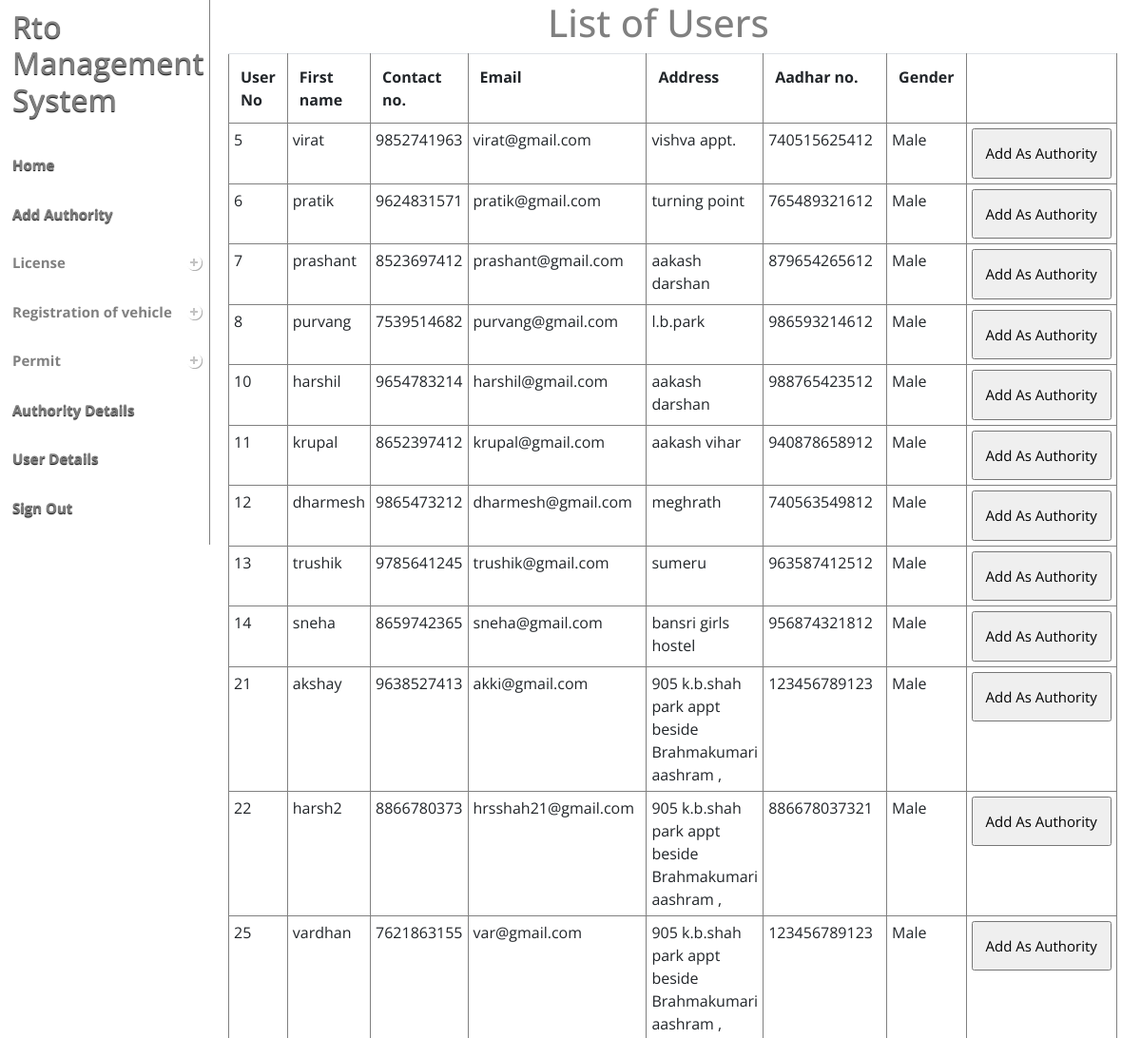
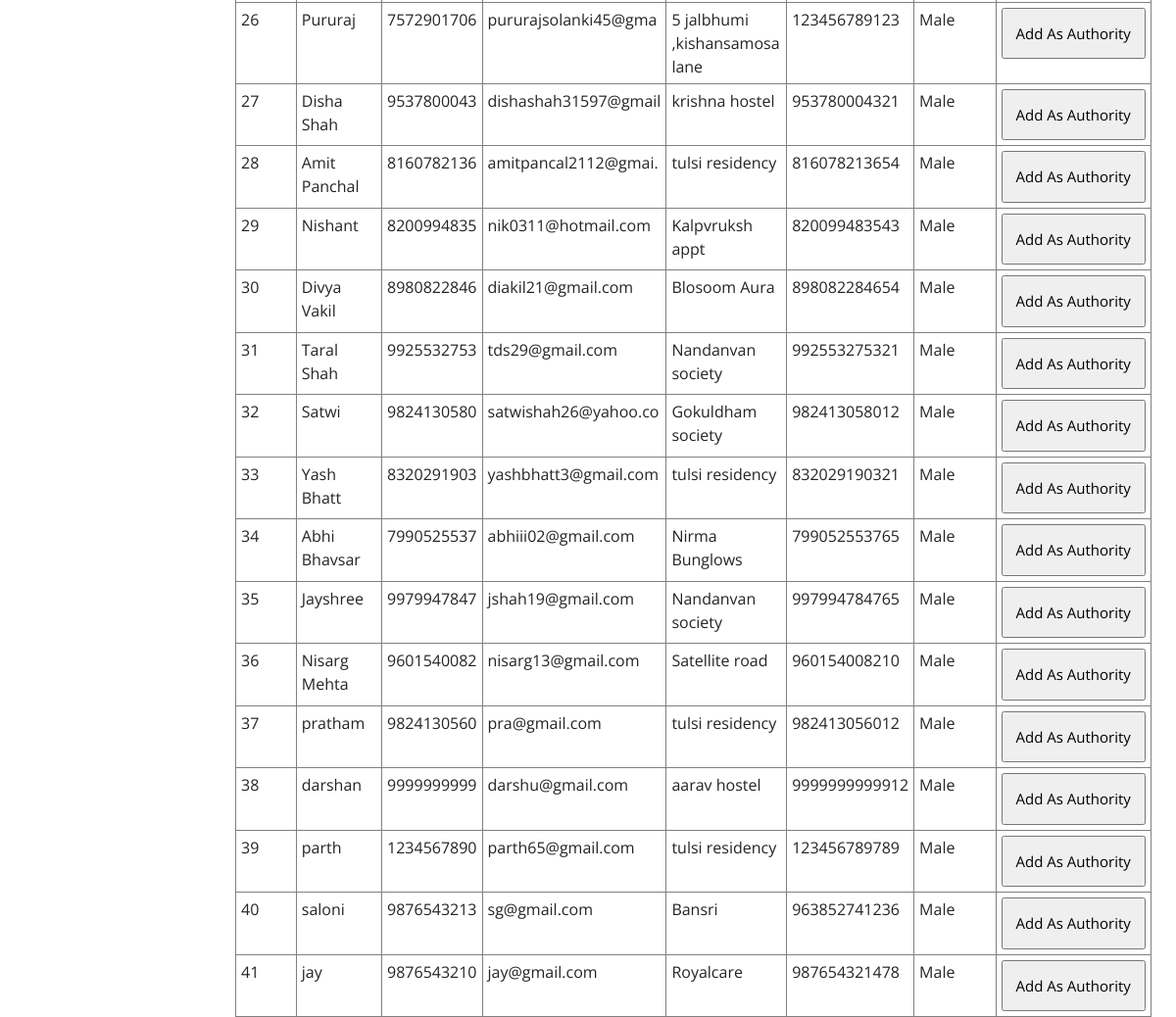
/rto_mng_system1/rto_mng_system1/admin/addAuthority.php, run on the app's committed database (2 pictures, top to bottom).
### tables this page shows
CREATE TABLE `user` (
  `U_id` int(11) NOT NULL,
  `Name` text NOT NULL,
  `email` varchar(20) NOT NULL,
  `Address` text NOT NULL,
  `Aadharno` bigint(11) NOT NULL,
  `Gender` tinyint(1) NOT NULL,
  `Contact` bigint(10) NOT NULL
);

### rto_mng_system1/rto_mng_system1/admin/addAuthority.php (the view, shortened to what this page needs)
<!DOCTYPE html PUBLIC "-//W3C//DTD XHTML 1.0 Transitional//EN" >
<?php
   include('index.php');
?>
<html>
<head>
<link rel="stylesheet" type="text/css" href="menu.css" />
</head>
<body >
<div style="margin-left:48%;margin-top:%;font-family: 'Open Sans', sans-serif;color:gray"><h1>List of Users</h1></div>
<div >
<table class="table" style="border:1px solid gray;overflow-y:scroll;">
  <tr >
    <th>User No</th>
    <th>First name</th>
    <th>Contact no.</th>
    <th>Email</th>
    <th>Address</th>
    <th>Aadhar no.</th>
    <th>Gender</th>
    <th></th>
  </tr>
  <?php
		 $sql1 = "SELECT * FROM `user` WHERE `U_id` NOT IN (SELECT `U_id` FROM `authority` WHERE 1)";
	   $result1 = mysql_query($sql1);
      while($row1 = mysql_fetch_array($result1))
	  {
  ?>
  <form method="POST" action="addAuthority_process.php?u_id=<?php echo $row1['U_id'];?>">
  <tr>
    <td><?php echo $row1['U_id'];?></td>
    <td><?php echo $row1['Name'];?></td>
    <td><?php echo $row1['Contact'];?></td>
    <td><?php echo $row1['email'];?></td>
    <td><?php echo $row1['Address'];?></td>
    <td><?php echo $row1['Aadharno'];?></td>
    <td><?php
	if($row1['Gender'] = '1')
		{echo "Male";}
	else
	{echo "Female";}
		?></td>
    <td><input type="submit" name="submit" value = "Add As Authority" style="padding:13px;width:100%;font-size:15px;"></td>
   </form>
  <?php
	  }
  ?>
</table>
</div>
</body>
</html>

### rto_mng_system1/rto_mng_system1/admin/index.php (style rules this page uses)
body { overflow-x:scroll; }

### rto_mng_system1/rto_mng_system1/admin/addAuthority.php (style rules this page uses)
.table { position:absolute; z-index:999; padding:0px; margin-left:20%; margin-top:0%; font-family: 'Open Sans', sans-serif; width:77%; height:auto }
.table td,th,tr { border:1px solid gray; padding:5px; }

### data on the page
user: U_id "5", Name "virat", Contact "9852741963", email "virat@gmail.com", Address "vishva appt.", Aadharno "740515625412"
user: U_id "6", Name "pratik", Contact "9624831571", email "pratik@gmail.com", Address "turning point", Aadharno "765489321612"
user: U_id "7", Name "prashant", Contact "8523697412", email "prashant@gmail.com", Address "aakash darshan", Aadharno "879654265612"
user: U_id "8", Name "purvang", Contact "7539514682", email "purvang@gmail.com", Address "l.b.park", Aadharno "986593214612"
user: U_id "10", Name "harshil", Contact "9654783214", email "harshil@gmail.com", Address "aakash darshan", Aadharno "988765423512"
user: U_id "11", Name "krupal", Contact "8652397412", email "krupal@gmail.com", Address "aakash vihar", Aadharno "940878658912"
user: U_id "12", Name "dharmesh", Contact "9865473212", email "dharmesh@gmail.com", Address "meghrath", Aadharno "740563549812"
user: U_id "13", Name "trushik", Contact "9785641245", email "trushik@gmail.com", Address "sumeru", Aadharno "963587412512"
user: U_id "14", Name "sneha", Contact "8659742365", email "sneha@gmail.com", Address "bansri girls hostel", Aadharno "956874321812"
user: U_id "21", Name "akshay", Contact "9638527413", email "akki@gmail.com", Address "905 k.b.shah park appt beside Brahmakumari aashram ,", Aadharno "123456789123"
user: U_id "22", Name "harsh2", Contact "8866780373", email "hrsshah21@gmail.com", Address "905 k.b.shah park appt beside Brahmakumari aashram ,", Aadharno "886678037321"
user: U_id "25", Name "vardhan", Contact "7621863155", email "var@gmail.com", Address "905 k.b.shah park appt beside Brahmakumari aashram ,", Aadharno "123456789123"
user: U_id "26", Name "Pururaj", Contact "7572901706", email "pururajsolanki45@gma", Address "5 jalbhumi ,kishansamosa lane", Aadharno "123456789123"
user: U_id "27", Name "Disha Shah", Contact "9537800043", email "dishashah31597@gmail", Address "krishna hostel", Aadharno "953780004321"
user: U_id "28", Name "Amit Panchal", Contact "8160782136", email "amitpancal2112@gmai.", Address "tulsi residency", Aadharno "816078213654"
user: U_id "29", Name "Nishant", Contact "8200994835", email "nik0311@hotmail.com", Address "Kalpvruksh appt", Aadharno "820099483543"
user: U_id "30", Name "Divya Vakil", Contact "8980822846", email "diakil21@gmail.com", Address "Blosoom Aura", Aadharno "898082284654"
user: U_id "31", Name "Taral Shah", Contact "9925532753", email "tds29@gmail.com", Address "Nandanvan society", Aadharno "992553275321"
user: U_id "32", Name "Satwi", Contact "9824130580", email "satwishah26@yahoo.co", Address "Gokuldham society", Aadharno "982413058012"
user: U_id "33", Name "Yash Bhatt", Contact "8320291903", email "yashbhatt3@gmail.com", Address "tulsi residency", Aadharno "832029190321"
user: U_id "34", Name "Abhi Bhavsar", Contact "7990525537", email "abhiii02@gmail.com", Address "Nirma Bunglows", Aadharno "799052553765"
user: U_id "35", Name "Jayshree", Contact "9979947847", email "jshah19@gmail.com", Address "Nandanvan society", Aadharno "997994784765"
user: U_id "36", Name "Nisarg Mehta", Contact "9601540082", email "nisarg13@gmail.com", Address "Satellite road", Aadharno "960154008210"
user: U_id "37", Name "pratham", Contact "9824130560", email "pra@gmail.com", Address "tulsi residency", Aadharno "982413056012"
user: U_id "38", Name "darshan", Contact "9999999999", email "darshu@gmail.com", Address "aarav hostel", Aadharno "9999999999912"
user: U_id "39", Name "parth", Contact "1234567890", email "parth65@gmail.com", Address "tulsi residency", Aadharno "123456789789"
user: U_id "40", Name "saloni", Contact "9876543213", email "sg@gmail.com", Address "Bansri", Aadharno "963852741236"
user: U_id "41", Name "jay", Contact "9876543210", email "jay@gmail.com", Address "Royalcare", Aadharno "987654321478"
